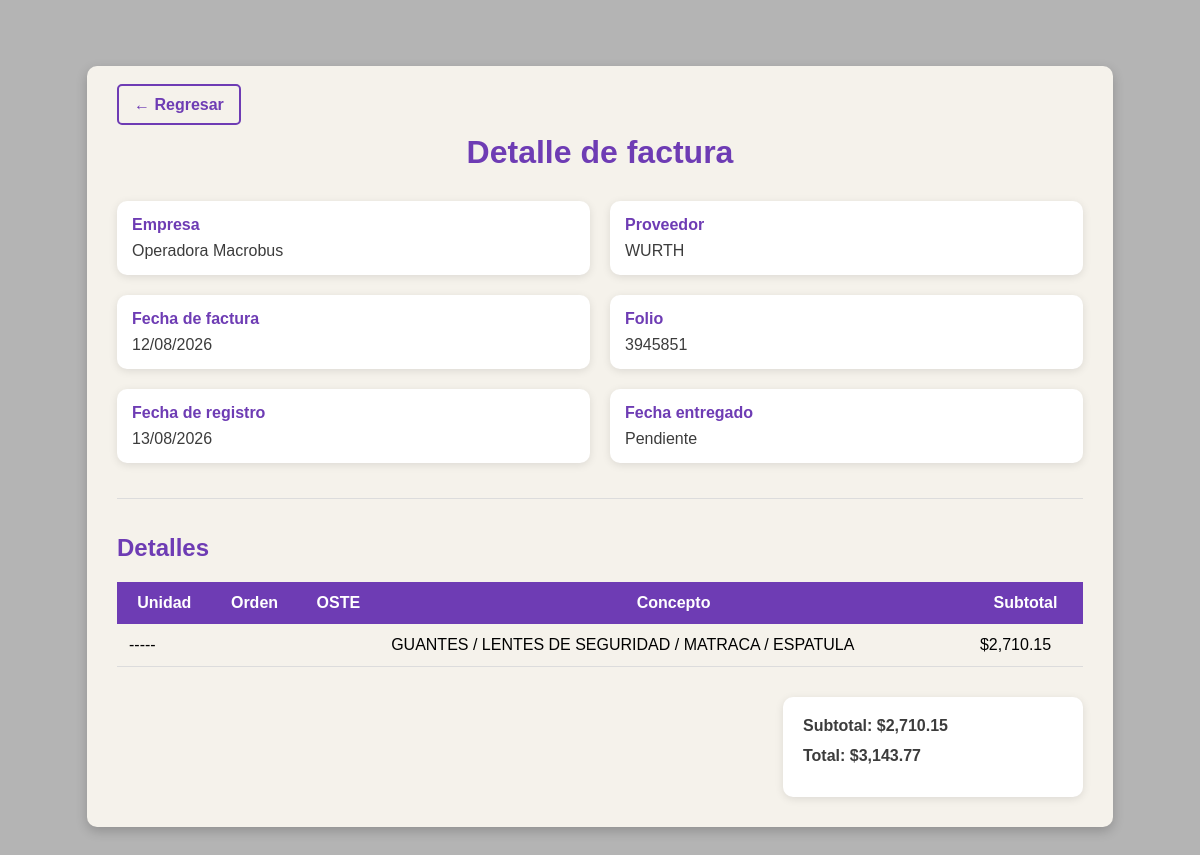
/factura_detalle.php?id=414 (signed in), run on the app's committed database.
### tables this page shows
CREATE TABLE `factura` (
  `id` int(11) NOT NULL,
  `id_empresa` int(11) NOT NULL,
  `id_provedor` int(11) NOT NULL,
  `folio` varchar(20) NOT NULL,
  `fecha` date NOT NULL,
  `total` decimal(10,2) NOT NULL,
  `estado` int(11) NOT NULL DEFAULT 0,
  `fecha_registro` date NOT NULL,
  `fecha_entregado` date DEFAULT NULL
);

CREATE TABLE `empresa` (
  `id` int(11) NOT NULL,
  `nombre` varchar(255) NOT NULL,
  `eliminado` int(1) NOT NULL DEFAULT 0
);

CREATE TABLE `provedores` (
  `id` int(11) NOT NULL,
  `nombre` varchar(255) NOT NULL,
  `irs` int(11) NOT NULL DEFAULT 0,
  `eliminado` int(1) NOT NULL DEFAULT 0
);

CREATE TABLE `detalle_factura` (
  `id` int(11) NOT NULL,
  `concepto` varchar(255) NOT NULL,
  `subtotal` decimal(10,2) NOT NULL,
  `id_autobus` int(11) DEFAULT NULL,
  `id_factura` int(11) NOT NULL,
  `oste` varchar(20) DEFAULT NULL,
  `orden` varchar(20) DEFAULT NULL
);

### factura_detalle.php (the view, shortened to what this page needs)
<?php
$con = conecta();
$id = isset($_GET['id']) ? intval($_GET['id']) : 0;
$sql = "SELECT
            f.*,
            e.nombre AS empresa,
            p.nombre AS proveedor
        FROM factura f
        INNER JOIN empresa e ON f.id_empresa = e.id
        INNER JOIN provedores p ON f.id_provedor = p.id
        WHERE f.id = $id";
$res = $con->query($sql);
$factura = $res->fetch_assoc();
$sql = "SELECT
            d.*,
            a.unidad
        FROM detalle_factura d
        LEFT JOIN autobus a ON d.id_autobus = a.id
        WHERE d.id_factura = $id
        ORDER BY d.id";
$resDetalles = $con->query($sql);
?>
<!DOCTYPE html>
<html lang="es">
<head>
    <link rel="stylesheet" href="css/factura_detalle.css">
</head>
<body>
<div class="contenedor">
    <div class="barra">
        <a href="facturas.php" class="btnRegresar">← Regresar</a>
    </div>
    <h1>Detalle de factura</h1>
    <div class="info">
        <div class="campo">
            <label>Empresa</label>
            <span><?= htmlspecialchars($factura['empresa']) ?></span>
        </div>
        <div class="campo">
            <label>Proveedor</label>
            <span><?= htmlspecialchars($factura['proveedor']) ?></span>
        </div>
        <div class="campo">
            <label>Fecha de factura</label>
            <span><?= date('d/m/Y', strtotime($factura['fecha'])) ?></span>
        </div>
        <div class="campo">
            <label>Folio</label>
            <span><?= htmlspecialchars($factura['folio']) ?></span>
        </div>
        <div class="campo">
            <label>Fecha de registro</label>
            <span><?= date('d/m/Y', strtotime($factura['fecha_registro'])) ?></span>
        </div>
        <div class="campo">
            <label>Fecha entregado</label>
            <span>
                <?php
                if(
                    $factura['fecha_entregado'] &&
                    $factura['fecha_entregado'] != '0000-00-00'
                ){
                    echo date('d/m/Y', strtotime($factura['fecha_entregado']));
                } else {
                    echo 'Pendiente';
                }
                ?>
            </span>
        </div>
    </div>
    <hr>
    <h2>Detalles</h2>
    <table>
        <thead>
            <tr>
                <th>Unidad</th>
                <th>Orden</th>
                <th>OSTE</th>
                <th>Concepto</th>
                <th>Subtotal</th>
            </tr>
        </thead>
        <tbody>
        <?php
        $subtotal = 0;
        while($d = $resDetalles->fetch_assoc()){
            $subtotal += $d['subtotal'];
        ?>
            <tr>
                <td>
                    <?= $d['unidad'] ? htmlspecialchars($d['unidad']) : '-----' ?>
                </td>
                <td><?= htmlspecialchars($d['orden']) ?></td>
                <td><?= htmlspecialchars($d['oste']) ?></td>
                <td><?= htmlspecialchars($d['concepto']) ?></td>
                <td>
                    $<?= number_format($d['subtotal'], 2) ?>
                </td>
            </tr>
        <?php } ?>
        </tbody>
    </table>
    <div class="totales">
        <p>
            Subtotal:
            <span>$<?= number_format($subtotal, 2) ?></span>
        </p>
        <p>
            Total:
            <span>$<?= number_format($factura['total'], 2) ?></span>
        </p>
    </div>
</div>
</body>
</html>

### css/factura_detalle.css (style rules this page uses)
* { margin: 0; padding: 0; box-sizing: border-box; font-family: Arial, Helvetica, sans-serif; }
body { background-color: rgb(180, 180, 180); min-height: 100vh; padding: 30px; margin: 3% 0; }
.contenedor { width: 90%; margin: auto; background-color: rgb(245, 242, 235); border-radius: 10px; padding: 30px; box-shadow: 0px 4px 12px rgba(0, 0, 0, .2); }
h1 { text-align: center; color: rgb(110, 60, 180); margin-bottom: 30px; }
h2 { color: rgb(110, 60, 180); margin-bottom: 20px; }
hr { margin: 35px 0; border: 0; border-top: 1px solid rgb(220, 220, 220); }
.info { display: grid; grid-template-columns: 1fr 1fr; gap: 20px; }
.campo { background-color: white; padding: 15px; border-radius: 10px; box-shadow: 0px 2px 8px rgba(0, 0, 0, .1); }
.campo label { display: block; margin-bottom: 8px; color: rgb(110, 60, 180); font-weight: bold; }
.campo span { color: rgb(60, 60, 60); }
table { width: 100%; border-collapse: collapse; margin-top: 20px; }
th { background-color: rgb(110, 60, 180); color: white; padding: 12px; font-weight: bold; }
td { padding: 12px; border-bottom: 1px solid rgb(220, 220, 220); }
.totales { width: 300px; margin-top: 30px; margin-left: auto; background-color: white; padding: 20px; border-radius: 10px; box-shadow: 0px 2px 8px rgba(0, 0, 0, .1); }
.totales p { margin-bottom: 12px; font-weight: bold; color: rgb(60, 60, 60); }
.barra { margin-bottom: 20px; }
.btnRegresar { text-decoration: none; color: rgb(110, 60, 180); border: 2px solid rgb(110, 60, 180); padding: 10px 15px; border-radius: 5px; font-weight: bold; transition: .2s; }

### data on the page
factura: id_empresa.nombre "Operadora Macrobus", id_provedor.nombre "WURTH", fecha "12/08/2026", folio "3945851", fecha_registro "13/08/2026", total "3,143.77"
detalle_factura: concepto "GUANTES / LENTES DE SEGURIDAD / MATRACA / ESPATULA", subtotal "2,710.15"

### other printed values
$subtotal "2,710.15"
